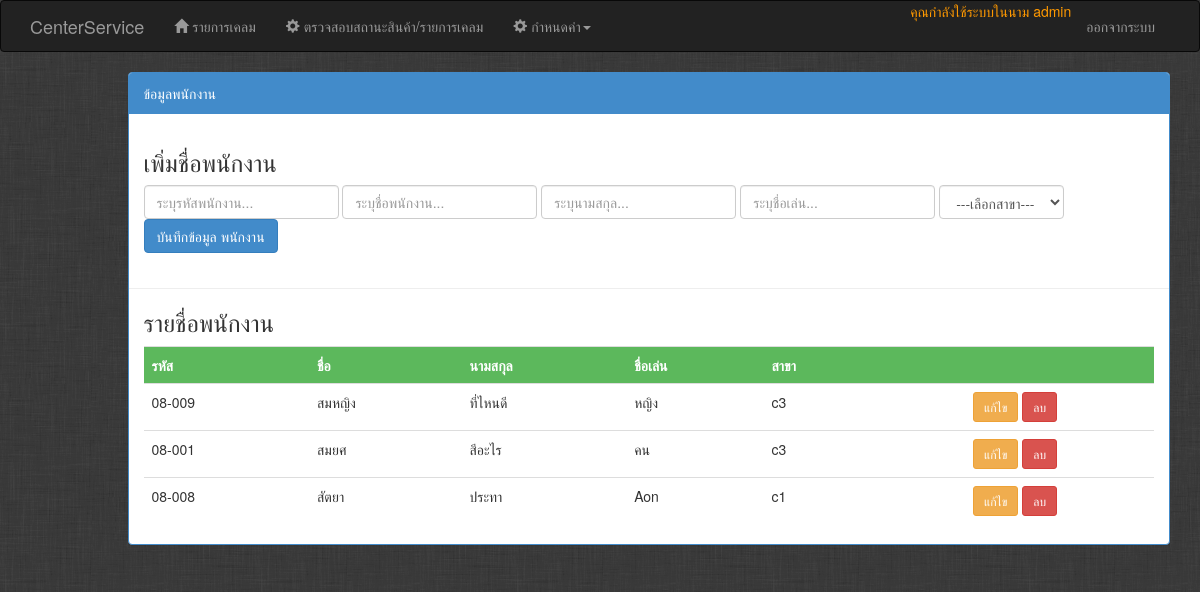
Page /Admin/admin_employees.php (signed in) on the committed database.
### tables this page shows
CREATE TABLE IF NOT EXISTS `employees` (
  `id` int(11) NOT NULL AUTO_INCREMENT COMMENT 'รหัสพนักงาน',
  `idemployee` varchar(50) DEFAULT NULL COMMENT 'รหัสพนักงาน',
  `f_name` varchar(100) NOT NULL COMMENT 'ชื่อ',
  `l_name` varchar(100) NOT NULL COMMENT 'นามสกุล',
  `n_name` varchar(25) DEFAULT NULL COMMENT 'ชื่อเล่น',
  `user_id` int(11) NOT NULL COMMENT 'สาขา',
  PRIMARY KEY (`id`),
  UNIQUE KEY `idemployee_UNIQUE` (`idemployee`),
  KEY `fk_employees_user1_idx` (`user_id`)
);

CREATE TABLE IF NOT EXISTS `user` (
  `id` int(11) NOT NULL AUTO_INCREMENT,
  `username` varchar(100) NOT NULL COMMENT 'สาขา',
  `password` varchar(100) NOT NULL COMMENT 'Password',
  `user_type` enum('User','UserPro','Admin') NOT NULL DEFAULT 'User' COMMENT 'กลุ่มสถานะ',
  `last_login` datetime DEFAULT NULL COMMENT 'เข้าระบบล่าสุด',
  PRIMARY KEY (`id`),
  UNIQUE KEY `username_UNIQUE` (`username`)
);

### Admin/admin_employees.php (the view, shortened to what this page needs)
<?php
include 'header.php';
include 'nav.php';
include '../dbconn.php';
$idemployee=null;
$f_name=null;
$l_name=null;
$n_name=null;
$sql = "SELECT * FROM employees ORDER BY id DESC";
$result = $conn->query($sql);
?>
<div class="container">
    <div class="row">
        <div class="col-md-1"></div>
        <div class="col-md-11">
            <div class="panel panel-primary">
              <div class="panel-heading">ข้อมูลพนักงาน</div>
              <div class="panel-body">
            <h3>เพิ่มชื่อพนักงาน</h3>
                <form method="post" action="<?php echo $_SERVER['PHP_SELF'];?>" class="form-inline">
                    <div class="form-group">
                      <input id="e-idemployee" class="form-control" placeholder="ระบุรหัสพนักงาน..." type="text" name="e[idemployee]" value="<?php echo $idemployee;?>" >
                    </div>
                    <div class="form-group">
                        <input id="e-f_name" class="form-control" placeholder="ระบุชื่อพนักงาน..." type="text" name="e[f_name]" value="<?php echo $f_name;?>" required="required">
                    </div>
                    <div class="form-group">
                        <input id="e-l_name" class="form-control" placeholder="ระบุนามสกุล..." type="text" name="e[l_name]" value="<?php echo $l_name;?>" required="required">
                    </div>
                    <div class="form-group">
                        <input id="e-n_name" class="form-control" placeholder="ระบุชื่อเล่น..." type="text" name="e[n_name]" value="<?php echo $n_name;?>" >
                    </div>
                    <div class="form-group">
                        <select name="e[user_id]" class="form-control" id="e-user_id">
                            <option>---เลือกสาขา---</option>
                        </select>
                    </div>
                        <input type="submit" value="บันทึกข้อมูล พนักงาน" class="btn btn-primary">
                </form>
            </div>
            <hr />
            <div class="col-md-12">
            <h3>รายชื่อพนักงาน</h3>
                <table class="table table-success table-hover">
                    <tr class="btn-success">
                        <th while="10%">รหัส</th>
                        <th while="30%">ชื่อ</th>
                        <th while="20%">นามสกุล</th>
                        <th while="10%">ชื่อเล่น</th>
                        <th while="10%">สาขา</th>
                        <th while="20%"></th>
                    </tr>
                    <?php while($rs=mysqli_fetch_array($result)){
                                    $sql1 = "SELECT * FROM user WHERE id='".$rs['user_id']."'";
                                    $result1 = $conn->query($sql1);
                                    $rs1=mysqli_fetch_array($result1)
                        ?>
                    <tr>
                        <td><?php echo $rs['idemployee'];?></td>
                        <td><?php echo $rs['f_name'];?></td>
                        <td><?php echo $rs['l_name'];?></td>
                        <td><?php echo $rs['n_name'];?></td>
                        <td><?php echo $rs1['username'];?></td>
                        <td>
                          <center>
                            <a href="<?php echo $_SERVER['PHP_SELF'];?>?eid=<?php echo $rs['id'];?>" class="btn btn-sm btn-warning">แก้ไข</a>
                            <a href="<?php echo $_SERVER['PHP_SELF'];?>?did=<?php echo $rs['id'];?>" class="btn btn-sm btn-danger" onclick="return confirm('แน่ใจนะว่าต้องการลบ?');">ลบ</a>
                          </center>
                        </td>
                    </tr>
                    <?php }?>
                </table>
            </div>
            </div>
        </div>
    </div>
</div>
<?php
include '../footer.php';
?>

### Admin/header.php (shortened to what this page needs)
<!doctype html>
<html>
<head>
        <link rel="stylesheet" type="text/css" href="assets/css/bootstrap.min.css">
        <link rel="stylesheet" type="text/css" href="assets/css/cssbuton.css">
</head>

### Admin/nav.php (shortened to what this page needs)
<body data-gr-c-s-loaded="true" style="background-image: url(pic/bg.png);">
<nav  class="navbar navbar-inverse">
          <div class="container">
            <div class="navbar-header">
           <a class="navbar-brand" href="index.php">CenterService</a>
            </div>
            <div id="navbar" class="navbar-collapse collapse">
              <ul class="nav navbar-nav">
                <li><a href="admin_job.php"><span class="glyphicon glyphicon-home" aria-hidden="true"></span> รายการเคลม</a></li>
                <li><a href="Search_job.php"><span class="glyphicon glyphicon-cog" aria-hidden="true"></span> ตรวจสอบสถานะสินค้า/รายการเคลม</a></li>
                <li class="dropdown">
                  <a href="#" class="dropdown-toggle" data-toggle="dropdown" role="button" aria-haspopup="true" aria-expanded="false">
                      <span class="glyphicon glyphicon-cog" aria-hidden="true"></span> กำหนดค่า<span class="caret"></span></a>
                </li>
              </ul>
                  <ul class="nav navbar-nav navbar-right">
                <li style="color: rgb(255, 153, 0)">
                  <?php echo "คุณกำลังใช้ระบบในนาม ".$_SESSION['user']['username'] ?>
                </li>
              			  <?php if(isset($_SESSION['user'])){?>
              					<li><a href="../logout.php">ออกจากระบบ</a></li>
              				<?php }else{ ?>
              					<li><a href="../login.php">เข้าสู่ระบบ</a></li>
              				<?php }?>
              </ul>
            </div>
          </div>
        </nav>
<div>

### footer.php (shortened to what this page needs)
    </div>
</body>
</html>

### rows in the picture
employees: idemployee "08-009", f_name "สมหญิง", l_name "ที่ไหนดี", n_name "หญิง", user.username "c3"
employees: idemployee "08-001", f_name "สมยศ", l_name "สีอะไร", n_name "คน", user.username "c3"
employees: idemployee "08-008", f_name "สัตยา", l_name "ประทา", n_name "Aon", user.username "c1"

### other values in the picture
$_SESSION['user']['username'] "admin"
